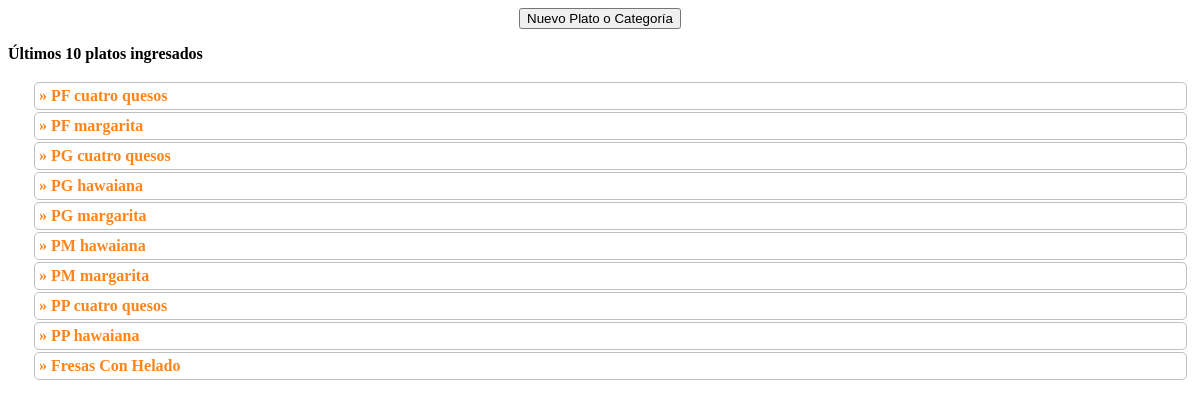
The page /funciones/funcion03.php on the database as committed earlier.
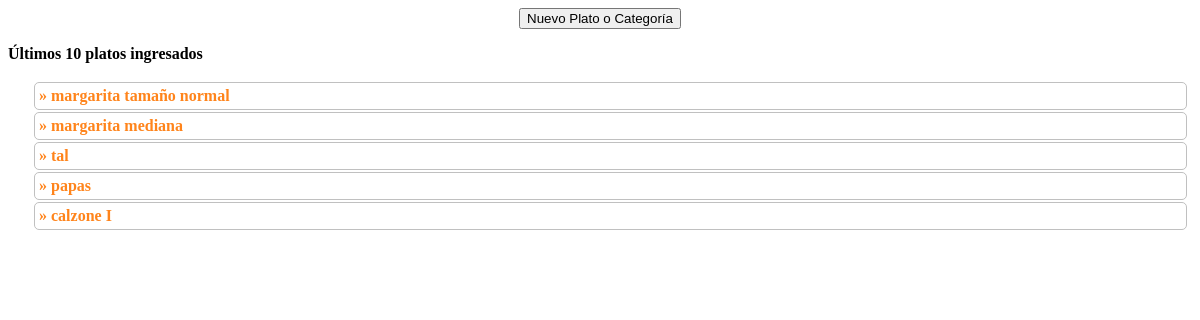
The same page on the database as committed later.
### tables this page shows
CREATE TABLE IF NOT EXISTS `data12` (
`id` int(11) NOT NULL,
  `sub_id` varchar(8) NOT NULL COMMENT 'Id nivel arriba',
  `Nombre` text NOT NULL,
  `Nivel` int(1) NOT NULL,
  `Subniveles` int(1) NOT NULL,
  `Estado` int(1) NOT NULL,
  `Platillo` int(1) NOT NULL,
  `Costo` decimal(11,2) NOT NULL,
  `Ingreso` timestamp NOT NULL DEFAULT '0000-00-00 00:00:00',
  `Actualizado` timestamp NOT NULL DEFAULT CURRENT_TIMESTAMP,
  `id_menu` int(11) NOT NULL COMMENT 'Menú activo'
);

### funciones/funcion03.php (the view, shortened to what this page needs)
<div class="cont-op">
<?php
$datasql = "select * from data12 order by Ingreso desc limit 0, 10";
$datasql = mysql_query($datasql);
?>
<center><button id="ButtonAdd">Nuevo Plato o Categoría</button></center>
<p><b>Últimos 10 platos ingresados</b></p>
<ul class="ultimos10">
<?php
while ($datarow = mysql_fetch_array($datasql)){
	echo "<li>$datarow[Nombre]</li>";
}
?>
</ul>
</div>

Rows that differ between the two databases and show on the page:
removed data12: Nombre "PF cuatro quesos"
removed data12: Nombre "PF margarita"
removed data12: Nombre "PG cuatro quesos"
removed data12: Nombre "PG hawaiana"
removed data12: Nombre "PG margarita"
removed data12: Nombre "PM hawaiana"
removed data12: Nombre "PM margarita"
removed data12: Nombre "PP cuatro quesos"
removed data12: Nombre "PP hawaiana"
removed data12: Nombre "Fresas Con Helado"
added data12: Nombre "margarita tamaño normal"
added data12: Nombre "margarita mediana"
added data12: Nombre "tal"
added data12: Nombre "papas"
added data12: Nombre "calzone I"
